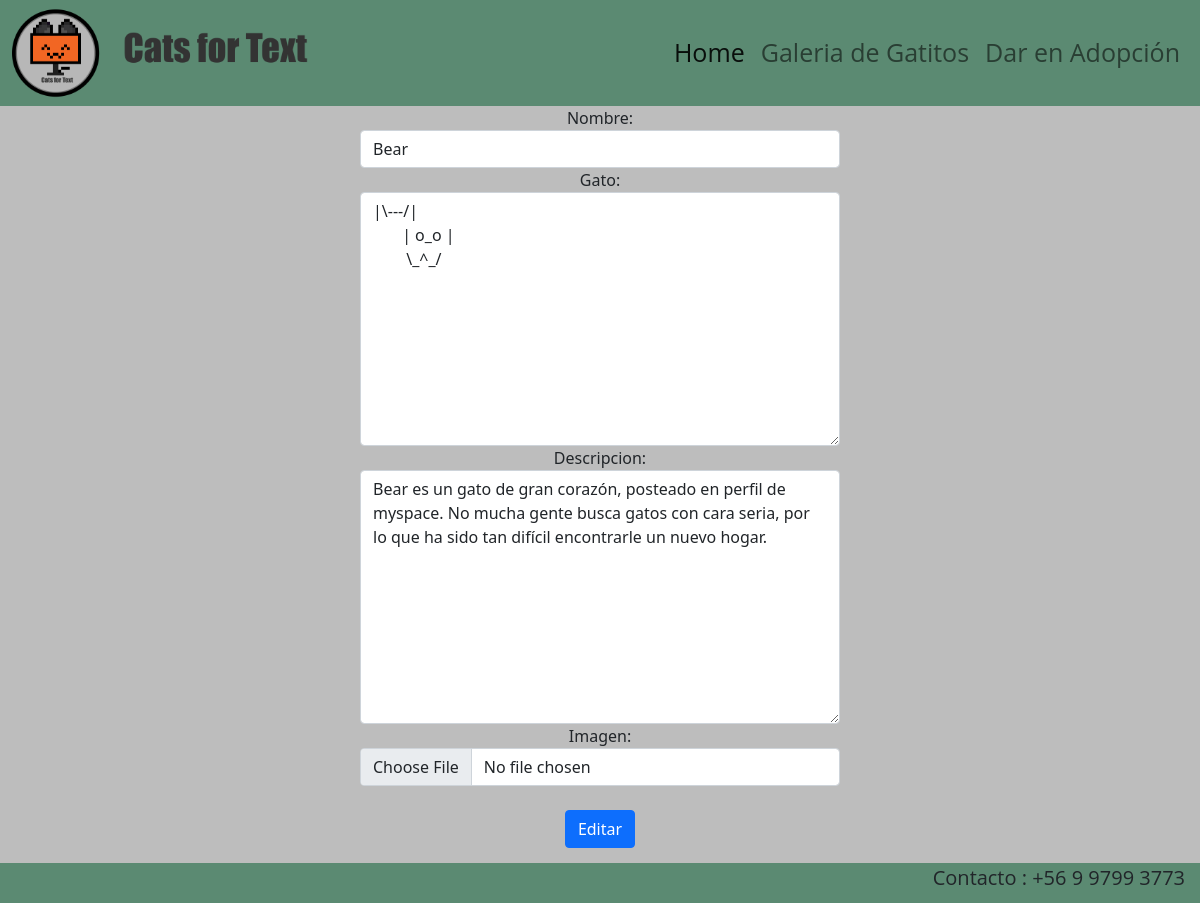
Page /editar_cat/18 on the committed database.
### cats/models.py (models this page shows, shortened)
class Cats(models.Model):
        name_cat = models.CharField(max_length=30)
        ascii_cat = models.TextField()
        desc_cat = models.CharField(max_length=200)
        imagen_cat = models.ImageField(upload_to="cats", null=True)

### cats/views.py (the view)
# urls.py: path('editar_cat/<int:id_cat>', views.editar_cat ,name="editar_cat"),
def editar_cat(request, id_cat):
    cat = get_object_or_404(Cats, id=id_cat)
    data = {
        'form' : CatsForm(instance=cat)
    }
    if request.method == 'POST':
        formulario = CatsForm(data=request.POST, instance=cat, files=request.FILES)
        if formulario.is_valid():
            formulario.save()
            return redirect (to="listar_cats")
        data["form"] = formulario
    return render(request, "cats/editar_cat.html", data)

### cats/forms.py
class CatsForm(forms.ModelForm):
    class Meta:
        model = Cats
        fields = ['name_cat', 'ascii_cat', 'desc_cat', 'imagen_cat']
        labels = {
            'name_cat': 'Nombre',
            'ascii_cat': 'Gato',
            'desc_cat': 'Descripcion',
            'imagen_cat': 'Imagen',
        }
        widgets = {
            'name_cat': forms.TextInput(attrs={'class': 'form-control','id':'name_f'}),
            'ascii_cat': forms.Textarea(attrs={'class': 'form-control','id':'ascii_f'}),
            'desc_cat': forms.Textarea(attrs={'class': 'form-control','id':'desc_f'}),
            'imagen_cat': forms.FileInput(attrs={'class': 'form-control','id':'imagen_f'}),
        }

### cats/templates/cats/editar_cat.html (shortened to what this page needs)
{% extends 'cats/base.html' %}
{% load static %}
{% block css %}
<link rel="stylesheet" href="{% static 'cats/css/editar_cat.css' %}">
{% endblock %}
{% block contenido %}
    <form method="POST" id=cat2 enctype="multipart/form-data">
        {{ form }}
        <br>
        <button type="submit" class="btn btn-primary">Editar</button>
    </form>
{% endblock %}

### cats/static/cats/css/editar_cat.css (style rules this page uses)
#cat2 { text-align: center; margin-left: 30%; margin-right: 30%; }

### cats/static/cats/css/base.css (style rules this page uses)
* { margin: 0; padding: 0; max-width: 100%; max-height: 100%; }

### rows in the picture
Cats: name_cat "Bear", ascii_cat "|\\---/| | o_o | \\_^_/", desc_cat "Bear es un gato de gran corazón, posteado en perfil de myspace. No mucha gente busca gatos con cara seria, por lo que ha sido tan difícil encontrarle un nuevo hogar."
